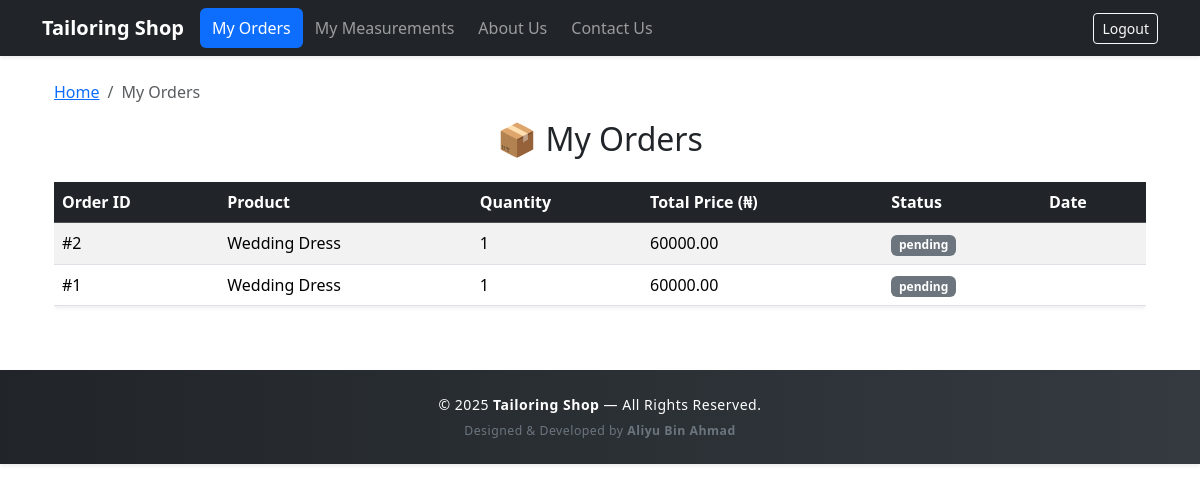
The app's page /my-orders/ (signed in) with its own data.
### main_app/models.py (models this page shows, shortened)
class Order(models.Model):
    STATUS_CHOICES = [
        ('pending', 'Pending'),
        ('completed', 'Completed'),
        ('cancelled', 'Cancelled'),
    ]
    user = models.ForeignKey(User, on_delete=models.CASCADE)
    product = models.ForeignKey(Product, on_delete=models.CASCADE)
    quantity = models.IntegerField(default=1)
    status = models.CharField(max_length=10, choices=STATUS_CHOICES, default='pending')
    order_date = models.DateTimeField(auto_now_add=True)

class Product(models.Model):
    name = models.CharField(max_length=100)
    description = models.TextField()
    price = models.DecimalField(max_digits=8, decimal_places=2)
    image = models.ImageField(upload_to='products/', null=True, blank=True)

### main_app/views.py (the view)
# urls.py: path('my-orders/', views.my_orders, name='my_orders'),
@login_required
def my_orders(request):
    orders = Order.objects.filter(user=request.user).order_by("-order_date")
    for order in orders:
        order.total_price = order.quantity * order.product.price
    return render(request, "my_orders.html", {"orders": orders})

### main_app/templates/my_orders.html (shortened to what this page needs)
{% extends 'base.html' %}
{% block content %}
<div class="container">
    <nav aria-label="breadcrumb">
        <ol class="breadcrumb">
            <li class="breadcrumb-item"><a href="{% url 'home' %}">Home</a></li>
            <li class="breadcrumb-item active" aria-current="page">My Orders</li>
        </ol>
    </nav>
    <h2 class="text-center mb-4">📦 My Orders</h2>
    {% if orders %}
        <div class="table-responsive">
            <table class="table table-striped table-hover shadow-sm">
                <thead class="table-dark">
                    <tr>
                        <th>Order ID</th>
                        <th>Product</th>
                        <th>Quantity</th>
                        <th>Total Price (₦)</th>
                        <th>Status</th>
                        <th>Date</th>
                    </tr>
                </thead>
                <tbody>
                    {% for order in orders %}
                        <tr>
                            <td>#{{ order.id }}</td>
                            <td>{{ order.product.name }}</td>
                            <td>{{ order.quantity }}</td>
                            <td>{{ order.total_price }}</td>
                            <td>
                                {% if order.status == "Pending" %}
                                    <span class="badge bg-warning text-dark">Pending</span>
                                {% elif order.status == "Completed" %}
                                    <span class="badge bg-success">Completed</span>
                                {% elif order.status == "Cancelled" %}
                                    <span class="badge bg-danger">Cancelled</span>
                                {% else %}
                                    <span class="badge bg-secondary">{{ order.status }}</span>
                                {% endif %}
                            </td>
                            <td>{{ order.date|date:"M d, Y H:i" }}</td>
                        </tr>
                    {% endfor %}
                </tbody>
            </table>
        </div>
    {% else %}
        <div class="alert alert-info text-center shadow-sm">
            You don’t have any orders yet. <a href="{% url 'home' %}" class="alert-link">Start shopping</a> 🛒
        </div>
    {% endif %}
</div>
{% endblock %}

### records on screen
Order: id "2", product.name "Wedding Dress", quantity "1", total_price "60000.00", status "pending"
Order: id "1", product.name "Wedding Dress", quantity "1", total_price "60000.00", status "pending"
